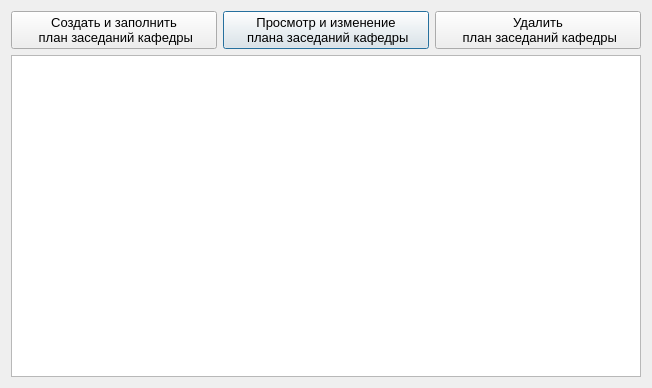
<?xml version="1.0" encoding="UTF-8"?>
<ui version="4.0">
 <class>GodaSozdPlanaKaf</class>
 <widget class="QDialog" name="GodaSozdPlanaKaf">
  <property name="geometry">
   <rect>
    <x>0</x>
    <y>0</y>
    <width>652</width>
    <height>388</height>
   </rect>
  </property>
  <property name="windowTitle">
   <string>Планы заседаний кафедры</string>
  </property>
  <layout class="QGridLayout" name="gridLayout">
   <item row="1" column="0" colspan="3">
    <widget class="QTableView" name="tableViewGodSozdPlKaf">
     <property name="contextMenuPolicy">
      <enum>Qt::ActionsContextMenu</enum>
     </property>
     <property name="editTriggers">
      <set>QAbstractItemView::NoEditTriggers</set>
     </property>
    </widget>
   </item>
   <item row="0" column="1">
    <widget class="QPushButton" name="pushButton_viewPlan">
     <property name="font">
      <font>
       <pointsize>10</pointsize>
      </font>
     </property>
     <property name="text">
      <string>Просмотр и изменение
 плана заседаний кафедры</string>
     </property>
     <property name="icon">
      <iconset resource="resourses.qrc">
       <normaloff>:/img/img/33291.png</normaloff>:/img/img/33291.png</iconset>
     </property>
    </widget>
   </item>
   <item row="0" column="0">
    <widget class="QPushButton" name="pushButton_createplan">
     <property name="font">
      <font>
       <pointsize>10</pointsize>
      </font>
     </property>
     <property name="text">
      <string>Создать и заполнить
 план заседаний кафедры</string>
     </property>
     <property name="icon">
      <iconset resource="resourses.qrc">
       <normaloff>:/img/img/add.png</normaloff>:/img/img/add.png</iconset>
     </property>
    </widget>
   </item>
   <item row="0" column="2">
    <widget class="QPushButton" name="pushButtonDelPlan">
     <property name="font">
      <font>
       <pointsize>10</pointsize>
      </font>
     </property>
     <property name="text">
      <string>Удалить
 план заседаний кафедры</string>
     </property>
     <property name="icon">
      <iconset resource="resourses.qrc">
       <normaloff>:/img/img/delete.png</normaloff>:/img/img/delete.png</iconset>
     </property>
    </widget>
   </item>
  </layout>
  <action name="actionDelPlanZasedKaf">
   <property name="icon">
    <iconset resource="resourses.qrc">
     <normaloff>:/img/img/delete.png</normaloff>:/img/img/delete.png</iconset>
   </property>
   <property name="text">
    <string>Удалить план заседаний кафедры</string>
   </property>
   <property name="toolTip">
    <string>Удалить план заседаний кафедры</string>
   </property>
  </action>
 </widget>
 <resources>
  <include location="resourses.qrc"/>
 </resources>
 <connections/>
</ui>
